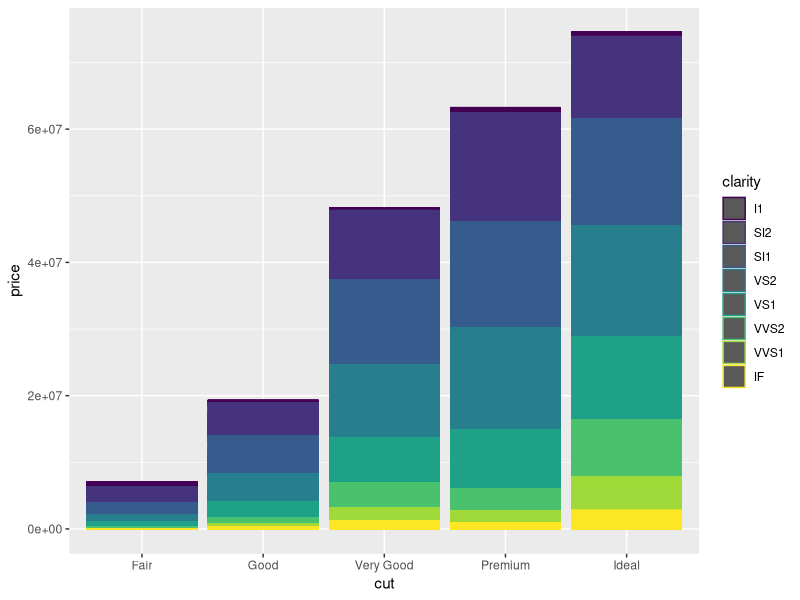
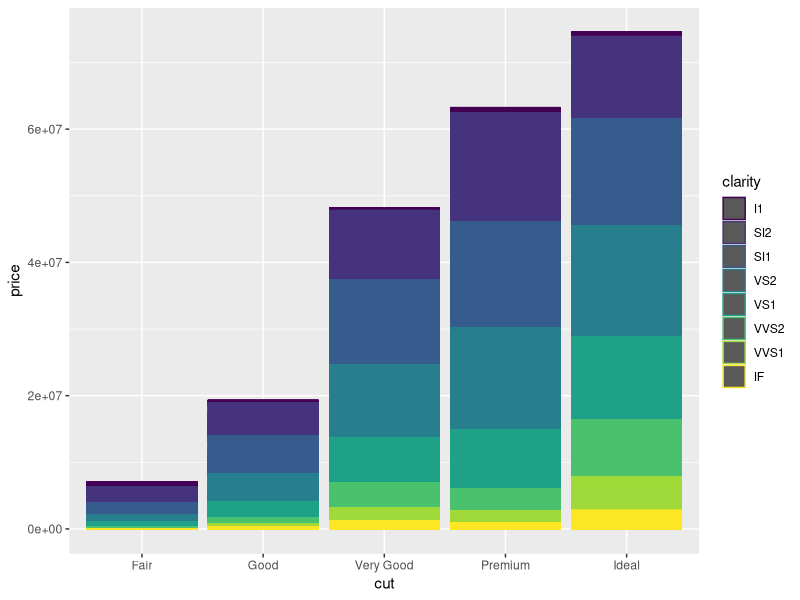
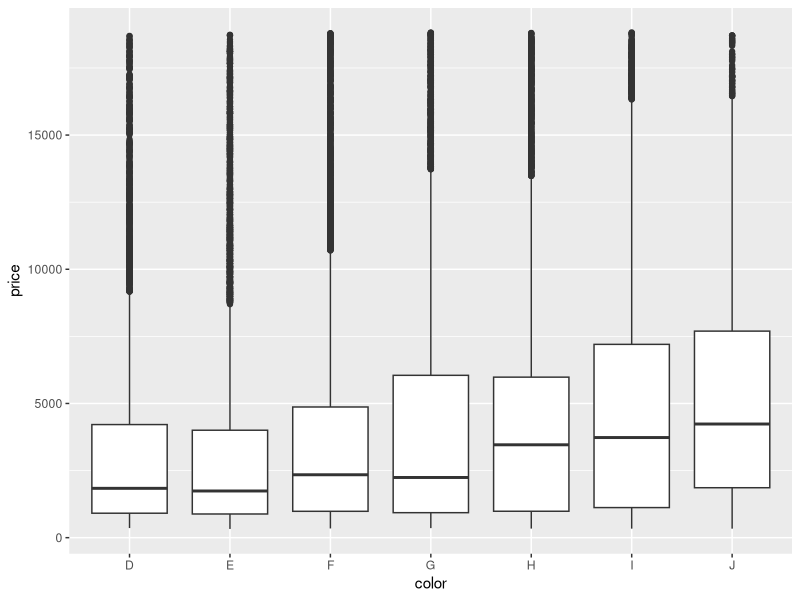
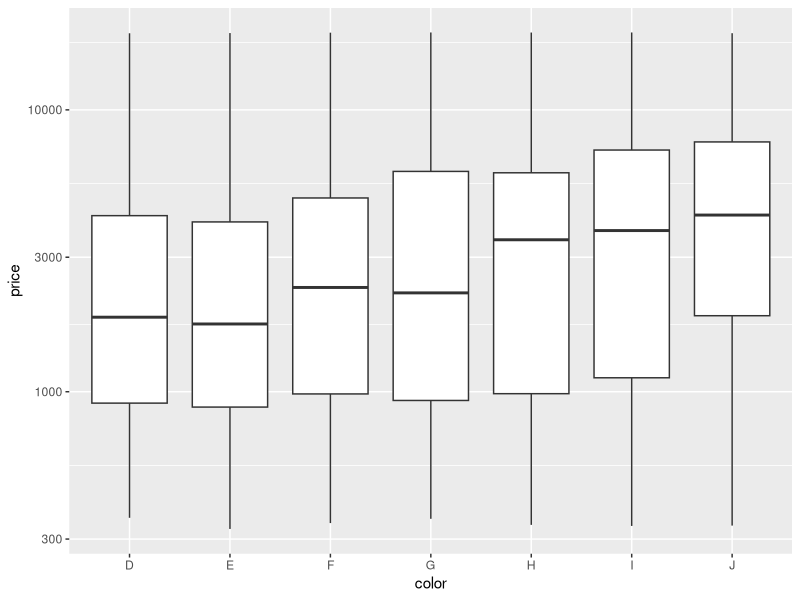
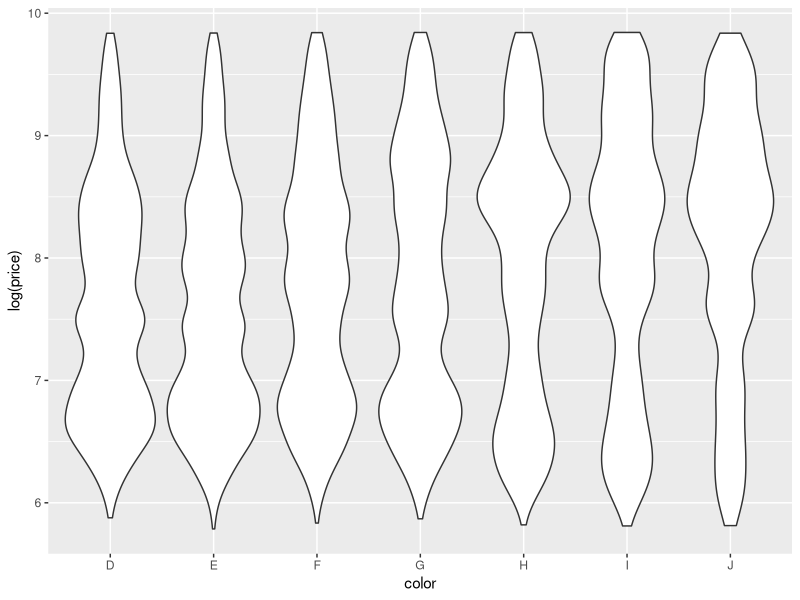
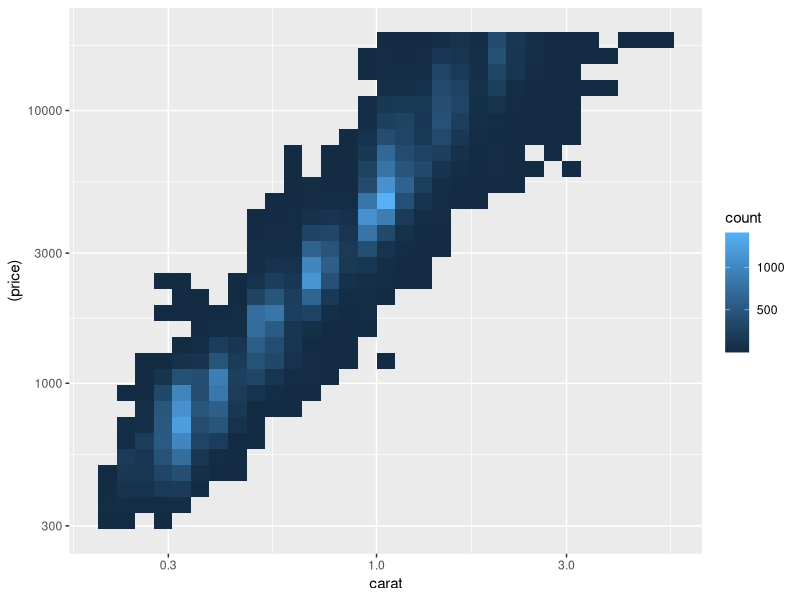
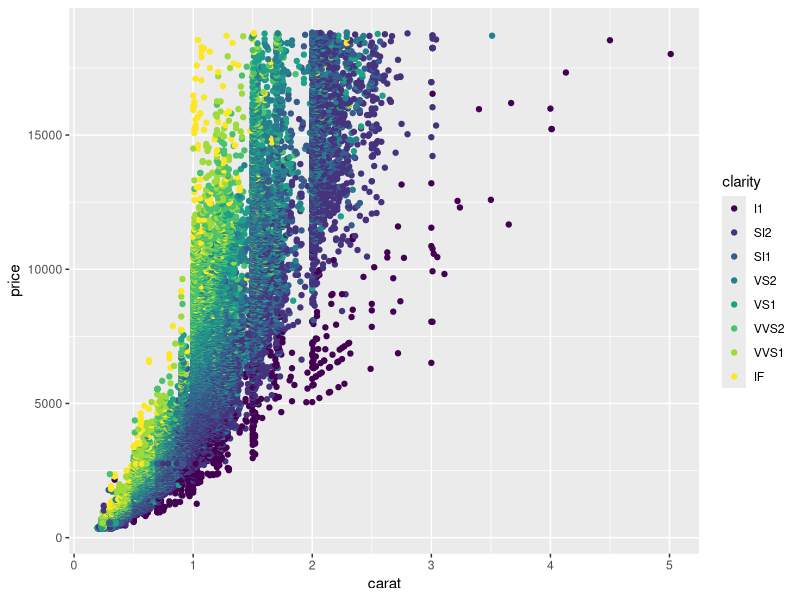
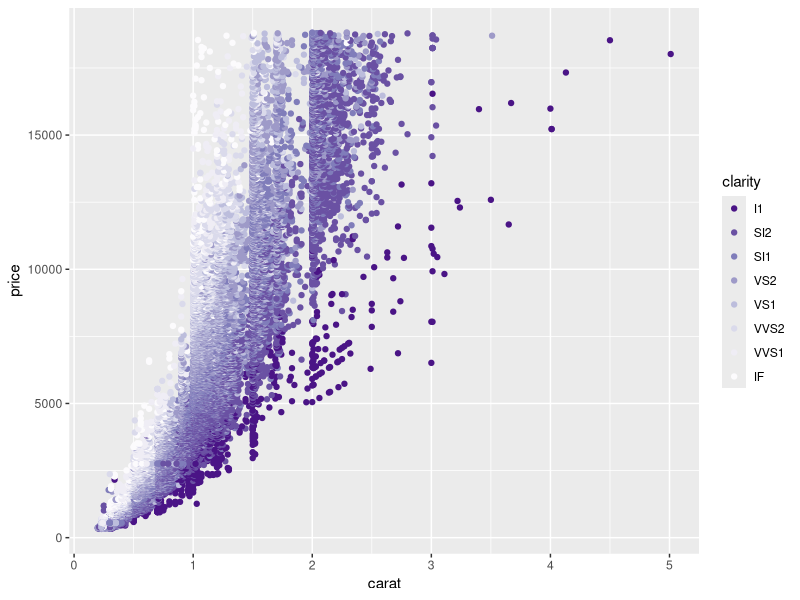

The R script that drew these images, in order:
# Exercise 2: advanced ggplot2 practice

# Install and load the `ggplot2` package
#install.packages('ggplot2')
library("ggplot2")

# For this exercise you will again be working with the `diamonds` data set.
# Use `?diamonds` to review details about this data set
?diamonds

## Position Adjustments

# Draw a column (bar) chart of diamonds cuts by price, with each bar filled by 
# clarity. You should see a _stacked_ bar chart.
ggplot(data = diamonds) +
  geom_col(mapping = aes(x = cut, y=price, color = clarity))

# Draw the same chart again, but with each element positioned to "fill" the y axis
ggplot(data = diamonds) +
  geom_col(mapping = aes(x = cut, y=price, color = clarity))


# Draw the same chart again, but with each element positioned to "dodge" each other


# Draw a plot with point geometry with the x-position mapped to `cut` and the 
# y-position mapped to `clarity`
# This creates a "grid" grouping the points


# Use the "jitter" position adjustment to keep the points from all overlapping!
# (This works a little better with a sample of diamond data, such as from the 
# previous exercise).



## Scales

# Draw a "boxplot" (with `geom_boxplot`) for the diamond's price (y) by color (x)
ggplot(data = diamonds) +
  geom_boxplot(mapping = aes(x = color, y = price))

# This has a lot of outliers, making it harder to read. To fix this, draw the 
# same plot but with a _logarithmic_ scale for the y axis.
ggplot(data = diamonds) +
  geom_boxplot(mapping = aes(x = color, y = price) )+
  scale_y_log10()

# For another version, draw the same plot but with `violin` geometry instead of 
# `boxplot` geometry!
# How does the logarithmic scale change the data presentation?

ggplot(data = diamonds) +
  geom_violin(mapping = aes(x = color, y = log(price)))
# Another interesting plot: draw a plot of the diamonds price (y) by carat (x), 
# using a heatmap of 2d bins (geom_bin2d)
# What happens when you make the x and y channels scale logarithmically?
ggplot(data = diamonds) +
  geom_bin2d(mapping = aes(x = carat, y =(price))) +
  scale_x_log10()+
  scale_y_log10()

# Draw a scatter plot for the diamonds price (y) by carat (x). Color each point
# by the clarity (Remember, this will take a while. Use a sample of the diamonds 
# for faster results)
ggplot(data = diamonds) +
  geom_point(mapping = aes(x = carat, y = price, color = clarity))

# Change the color of the previous plot using a ColorBrewer scale of your choice. 
# What looks nice?
ggplot(data = diamonds) +
  geom_point(mapping = aes(x = carat, y = price, color = clarity))+
  scale_color_brewer(palette = "Purples", direction = -1)


## Coordinate Systems

# Draw a bar chart with x-position and fill color BOTH mapped to cut
# For best results, SET the `width` of the geometry to be 1 (fill plot, no space
# between)
# TIP: You can save the plot to a variable for easier modifications


# Draw the same chart, but with the coordinate system flipped


# Draw the same chart, but in a polar coordinate system. It's a Coxcomb chart!



## Facets

# Take the scatter plot of price by carat data (colored by clarity) and add 
# _facets_ based on the diamond's `color`
ggplot(data = diamonds) +
  geom_point(mapping = aes(x = carat, y =price, color = color))+
  facet_wrap(~clarity)


## Saving Plots

# Use the `ggsave()` function to save the current (recent) plot to disk.
# Name the output file "my-plot.png".
# Make sure you've set the working directory!!

